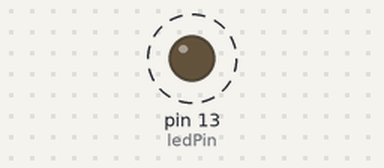
A sketch run on a simulated Arduino Uno, built with avr-gcc and run on an emulated ATmega328P. Shown: output pins drawn as LEDs (lit = HIGH). Dashed ring = blinking. What the sketch prints to the serial monitor is not drawn.

Above: at 0.17 s.
Timing chart, 0 to 3.0 s (numbered marks = the images above):
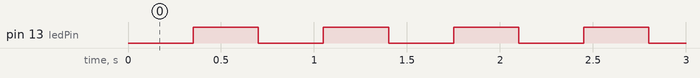

The sketch:

v1.ino
```cpp
// inbuilt led blink and serial print at different rates

#include<Arduino.h>

const int ledPin=13;
const long ledInterval = 350;
int ledState = LOW;
unsigned long previousLedMillis=0; //last time led was updated

const long serialInterval= 1000;
unsigned long previousSerialMillis=0; //last time serial printed
int secondsPassed=0;

void setup(){
    pinMode(ledPin,OUTPUT);
    Serial.begin(9600);
}

void loop(){
    unsigned long currentMillis = millis(); //get curr time

    if(currentMillis-previousLedMillis>=ledInterval){ //task1
      previousLedMillis=currentMillis;

      if(ledState==LOW){
        ledState=HIGH;
      } else{
        ledState=LOW;
      }

      digitalWrite(ledPin,ledState);
    }

    if(currentMillis-previousSerialMillis>=serialInterval){ //task2
      previousSerialMillis=currentMillis;
      secondsPassed++;
      Serial.print("Uptime: ");
      Serial.print(secondsPassed);
      Serial.println(" seconds");
    }


}
```

Measured:
- by itself, pin 13 (ledPin): alternates HIGH for 0.35 s and LOW for 0.35 s
